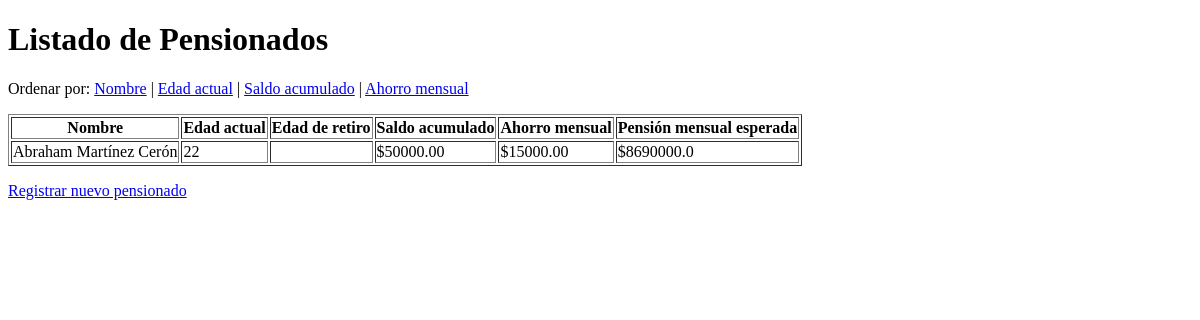
/listado/, run on an earlier commit of the app's database.
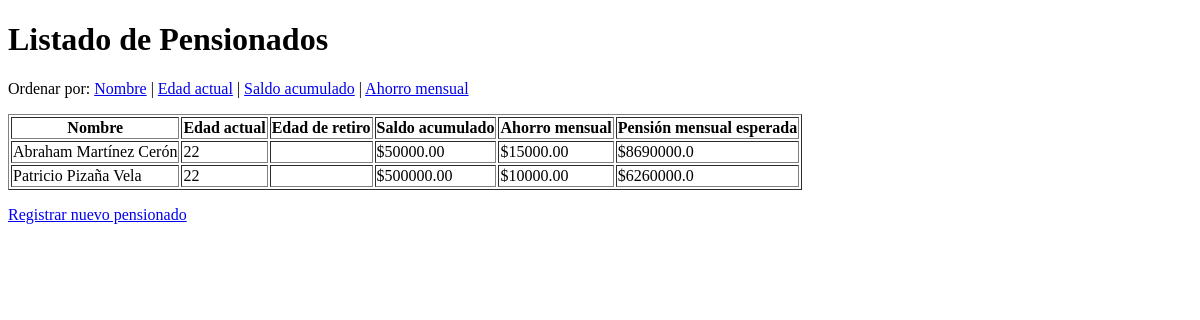
And on a later commit of the database.
### appPensiones/models.py (models this page shows, shortened)
class Pensionado(models.Model):
    nombre = models.CharField(max_length=200)
    edad = models.IntegerField(default=0)
    edadRetiro = models.IntegerField(default=70)
    saldo = models.FloatField(default=500000.0)
    ahorro = models.FloatField(default=10000.0)
    genero = models.BooleanField(default=False)
    def calcula_pension(self):
        return str(self.saldo + self.ahorro * 12 * (self.edadRetiro - self.edad))

### appPensiones/views.py (the view)
# urls.py: path("listado/", views.listar_pensionados, name="listado"),
def listar_pensionados(request):
    orden = request.GET.get("orden", "nombre")
    campos_validos = ["nombre", "edad", "saldo", "ahorro"]
    if orden not in campos_validos:
        orden = "nombre"
    pensionados = Pensionado.objects.all().order_by(orden)
    return render(request, "appPensiones/listado.html", {
        "pensionados": pensionados,
        "orden": orden
    })

### appPensiones/templates/appPensiones/listado.html (shortened to what this page needs)
<!DOCTYPE html>
<html lang="es">
<head>
</head>
<body>
    <h1>Listado de Pensionados</h1>
    <p>
        Ordenar por:
        <a href="?orden=nombre">Nombre</a> |
        <a href="?orden=edad">Edad actual</a> |
        <a href="?orden=saldo">Saldo acumulado</a> |
        <a href="?orden=ahorro">Ahorro mensual</a>
    </p>
    <table border="1">
        <thead>
            <tr>
                <th>Nombre</th>
                <th>Edad actual</th>
                <th>Edad de retiro</th>
                <th>Saldo acumulado</th>
                <th>Ahorro mensual</th>
                <th>Pensión mensual esperada</th>
            </tr>
        </thead>
        <tbody>
            {% for p in pensionados %}
            <tr>
                <td>{{ p.nombre }}</td>
                <td>{{ p.edad }}</td>
                <td>{{ p.edadretiro }}</td>
                <td>${{ p.saldo|floatformat:2 }}</td>
                <td>${{ p.ahorro|floatformat:2 }}</td>
                <td>${{ p.calcula_pension }}</td>
            </tr>
            {% empty %}
            <tr>
                <td colspan="6">No hay registros aún.</td>
            </tr>
            {% endfor %}
        </tbody>
    </table>
    <p><a href="{% url 'appPensionados:index' %}">Registrar nuevo pensionado</a></p>
</body>
</html>

What changed in the data, as far as the page shows it:
added Pensionado: nombre "Patricio Pizaña Vela", edad "22", saldo "500000.00", ahorro "10000.00", calcula_pension "6260000.0"
